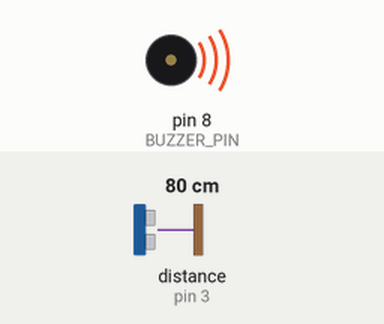
Simulated run of this sketch. Board: Arduino Uno, built with avr-gcc and run on an emulated ATmega328P. On the bench: buzzer (waves = sounding). Wiring (inferred from the names in the program): range finder with pulse-width output: data pin 3. Inputs (shaded band) come from the test bench; at power-on: distance to the obstacle (sensor on pin 3) 80 cm.

Above: at 0.19 s.
At 35.17 s:
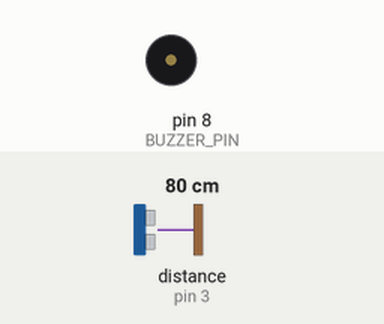
Timing chart, 0 to 35.5 s (numbered marks = the images above):
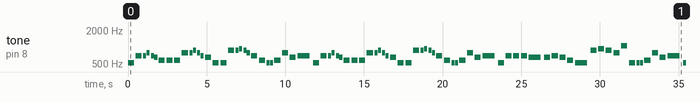

The sketch:

christmas_song.ino
```cpp
#include "config.h"

const Song song(melody1, sizeof(melody1) / sizeof(melody1[0]), TEMPO1);

void button_interupt()
{
    static unsigned long last_interrupt_time = 0;
    unsigned long interrupt_time = millis();

    if (interrupt_time - last_interrupt_time > 200)
    {
        keep_playing = !keep_playing;
        last_interrupt_time = interrupt_time;
    }
}

void setup()
{
    Serial.begin(9600);
    pinMode(BUTTON_PIN, INPUT_PULLUP);
    pinMode(BUZZER_PIN, OUTPUT);
    attachInterrupt(digitalPinToInterrupt(BUTTON_PIN), button_interupt, FALLING);
}

void loop()
{
    song.play();
}
```

config.h
```cpp
#define NOTE_B0 31
#define NOTE_C1 33
#define NOTE_CS1 35
#define NOTE_D1 37
#define NOTE_DS1 39
#define NOTE_E1 41
#define NOTE_F1 44
#define NOTE_FS1 46
#define NOTE_G1 49
#define NOTE_GS1 52
#define NOTE_A1 55
#define NOTE_AS1 58
#define NOTE_B1 62
#define NOTE_C2 65
#define NOTE_CS2 69
#define NOTE_D2 73
#define NOTE_DS2 78
#define NOTE_E2 82
#define NOTE_F2 87
#define NOTE_FS2 93
#define NOTE_G2 98
#define NOTE_GS2 104
#define NOTE_A2 110
#define NOTE_AS2 117
#define NOTE_B2 123
#define NOTE_C3 131
#define NOTE_CS3 139
#define NOTE_D3 147
#define NOTE_DS3 156
#define NOTE_E3 165
#define NOTE_F3 175
#define NOTE_FS3 185
#define NOTE_G3 196
#define NOTE_GS3 208
#define NOTE_A3 220
#define NOTE_AS3 233
#define NOTE_B3 247
#define NOTE_C4 262
#define NOTE_CS4 277
#define NOTE_D4 294
#define NOTE_DS4 311
#define NOTE_E4 330
#define NOTE_F4 349
#define NOTE_FS4 370
#define NOTE_G4 392
#define NOTE_GS4 415
#define NOTE_A4 440
#define NOTE_AS4 466
#define NOTE_B4 494
#define NOTE_C5 523
#define NOTE_CS5 554
#define NOTE_D5 587
#define NOTE_DS5 622
#define NOTE_E5 659
#define NOTE_F5 698
#define NOTE_FS5 740
#define NOTE_G5 784
#define NOTE_GS5 831
#define NOTE_A5 880
#define NOTE_AS5 932
#define NOTE_B5 988
#define NOTE_C6 1047
#define NOTE_CS6 1109
#define NOTE_D6 1175
#define NOTE_DS6 1245
#define NOTE_E6 1319
#define NOTE_F6 1397
#define NOTE_FS6 1480
#define NOTE_G6 1568
#define NOTE_GS6 1661
#define NOTE_A6 1760
#define NOTE_AS6 1865
#define NOTE_B6 1976
#define NOTE_C7 2093
#define NOTE_CS7 2217
#define NOTE_D7 2349
#define NOTE_DS7 2489
#define NOTE_E7 2637
#define NOTE_F7 2794
#define NOTE_FS7 2960
#define NOTE_G7 3136
#define NOTE_GS7 3322
#define NOTE_A7 3520
#define NOTE_AS7 3729
#define NOTE_B7 3951
#define NOTE_C8 4186
#define NOTE_CS8 4435
#define NOTE_D8 4699
#define NOTE_DS8 4978
#define REST 0

#define BUZZER_PIN 8
#define BUTTON_PIN 3

bool keep_playing = false;

struct Song
{
    const int *melody;
    const int size;
    const int tempo;
    Song(const int *melody, const int size, const int tempo) : melody(melody), size(size), tempo(tempo) {}
    void play() const
    {
        const int wholenote = 60000 * 4 / tempo;
        for (int thisNote = 0; thisNote < size; thisNote = thisNote + 2)
        {
            const int divider = pgm_read_word_near(melody + thisNote + 1);
            const int noteDuration = divider > 0 ? (wholenote) / divider : (wholenote) / abs(divider) * 1.5;
            tone(BUZZER_PIN, pgm_read_word_near(melody + thisNote), noteDuration * 0.9);
            delay(noteDuration);
            noTone(BUZZER_PIN);
            while (keep_playing)
            {
                Serial.print("");
            }
        }
    }
};

const int melody1[] PROGMEM = {NOTE_C5, 4, NOTE_F5, 4, NOTE_F5, 8, NOTE_G5, 8, NOTE_F5, 8, NOTE_E5, 8, NOTE_D5, 4, NOTE_D5, 4, NOTE_D5, 4, NOTE_G5, 4, NOTE_G5, 8, NOTE_A5, 8, NOTE_G5, 8, NOTE_F5, 8, NOTE_E5, 4, NOTE_C5, 4, NOTE_C5, 4, NOTE_A5, 4, NOTE_A5, 8, NOTE_AS5, 8, NOTE_A5, 8, NOTE_G5, 8, NOTE_F5, 4, NOTE_D5, 4, NOTE_C5, 8, NOTE_C5, 8, NOTE_D5, 4, NOTE_G5, 4, NOTE_E5, 4, NOTE_F5, 2, NOTE_C5, 4, NOTE_F5, 4, NOTE_F5, 8, NOTE_G5, 8, NOTE_F5, 8, NOTE_E5, 8, NOTE_D5, 4, NOTE_D5, 4, NOTE_D5, 4, NOTE_G5, 4, NOTE_G5, 8, NOTE_A5, 8, NOTE_G5, 8, NOTE_F5, 8, NOTE_E5, 4, NOTE_C5, 4, NOTE_C5, 4, NOTE_A5, 4, NOTE_A5, 8, NOTE_AS5, 8, NOTE_A5, 8, NOTE_G5, 8, NOTE_F5, 4, NOTE_D5, 4, NOTE_C5, 8, NOTE_C5, 8, NOTE_D5, 4, NOTE_G5, 4, NOTE_E5, 4, NOTE_F5, 2, NOTE_C5, 4, NOTE_F5, 4, NOTE_F5, 4, NOTE_F5, 4, NOTE_E5, 2, NOTE_E5, 4, NOTE_F5, 4, NOTE_E5, 4, NOTE_D5, 4, NOTE_C5, 2, NOTE_A5, 4, NOTE_AS5, 4, NOTE_A5, 4, NOTE_G5, 4, NOTE_C6, 4, NOTE_C5, 4, NOTE_C5, 8, NOTE_C5, 8, NOTE_D5, 4, NOTE_G5, 4, NOTE_E5, 4, NOTE_F5, 2, NOTE_C5, 4, NOTE_F5, 4, NOTE_F5, 8, NOTE_G5, 8, NOTE_F5, 8, NOTE_E5, 8, NOTE_D5, 4, NOTE_D5, 4, NOTE_D5, 4, NOTE_G5, 4, NOTE_G5, 8, NOTE_A5, 8, NOTE_G5, 8, NOTE_F5, 8, NOTE_E5, 4, NOTE_C5, 4, NOTE_C5, 4, NOTE_A5, 4, NOTE_A5, 8, NOTE_AS5, 8, NOTE_A5, 8, NOTE_G5, 8, NOTE_F5, 4, NOTE_D5, 4, NOTE_C5, 8, NOTE_C5, 8, NOTE_D5, 4, NOTE_G5, 4, NOTE_E5, 4, NOTE_F5, 2, NOTE_C5, 4, NOTE_F5, 4, NOTE_F5, 4, NOTE_F5, 4, NOTE_E5, 2, NOTE_E5, 4, NOTE_F5, 4, NOTE_E5, 4, NOTE_D5, 4, NOTE_C5, 2, NOTE_A5, 4, NOTE_AS5, 4, NOTE_A5, 4, NOTE_G5, 4, NOTE_C6, 4, NOTE_C5, 4, NOTE_C5, 8, NOTE_C5, 8, NOTE_D5, 4, NOTE_G5, 4, NOTE_E5, 4, NOTE_F5, 2, NOTE_C5, 4, NOTE_F5, 4, NOTE_F5, 8, NOTE_G5, 8, NOTE_F5, 8, NOTE_E5, 8, NOTE_D5, 4, NOTE_D5, 4, NOTE_D5, 4, NOTE_G5, 4, NOTE_G5, 8, NOTE_A5, 8, NOTE_G5, 8, NOTE_F5, 8, NOTE_E5, 4, NOTE_C5, 4, NOTE_C5, 4, NOTE_A5, 4, NOTE_A5, 8, NOTE_AS5, 8, NOTE_A5, 8, NOTE_G5, 8, NOTE_F5, 4, NOTE_D5, 4, NOTE_C5, 8, NOTE_C5, 8, NOTE_D5, 4, NOTE_G5, 4, NOTE_E5, 4, NOTE_F5, 2, NOTE_C5, 4, NOTE_F5, 4, NOTE_F5, 8, NOTE_G5, 8, NOTE_F5, 8, NOTE_E5, 8, NOTE_D5, 4, NOTE_D5, 4, NOTE_D5, 4, NOTE_G5, 4, NOTE_G5, 8, NOTE_A5, 8, NOTE_G5, 8, NOTE_F5, 8, NOTE_E5, 4, NOTE_C5, 4, NOTE_C5, 4, NOTE_A5, 4, NOTE_A5, 8, NOTE_AS5, 8, NOTE_A5, 8, NOTE_G5, 8, NOTE_F5, 4, NOTE_D5, 4, NOTE_C5, 8, NOTE_C5, 8, NOTE_D5, 4, NOTE_G5, 4, NOTE_E5, 4, NOTE_F5, 2, REST, 4};
#define TEMPO1 140
```

Measured:
- by itself, tone on pin 8 (BUZZER_PIN): plays 523 Hz for 0.39 s, 698 Hz for 0.39 s, 698 Hz for 0.19 s, 784 Hz for 0.19 s, 698 Hz for 0.19 s, 659 Hz for 0.19 s … (307 notes in this stretch)
